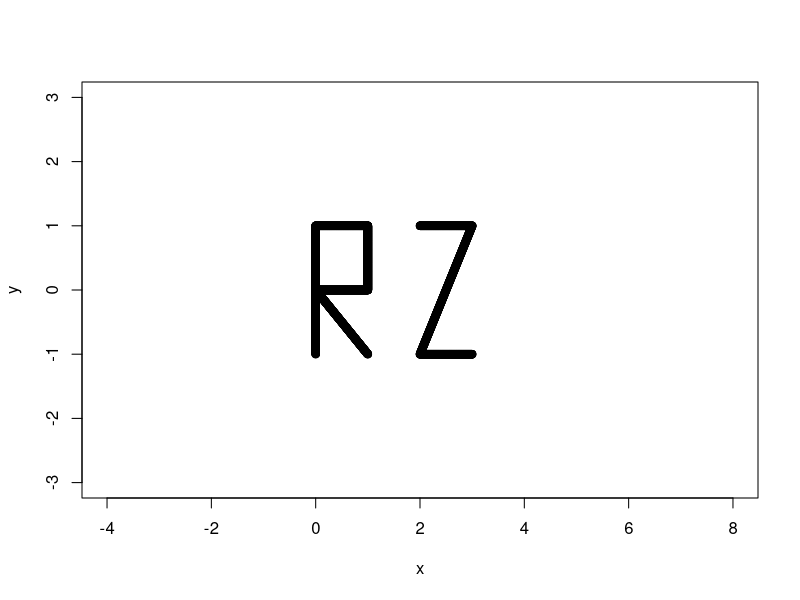
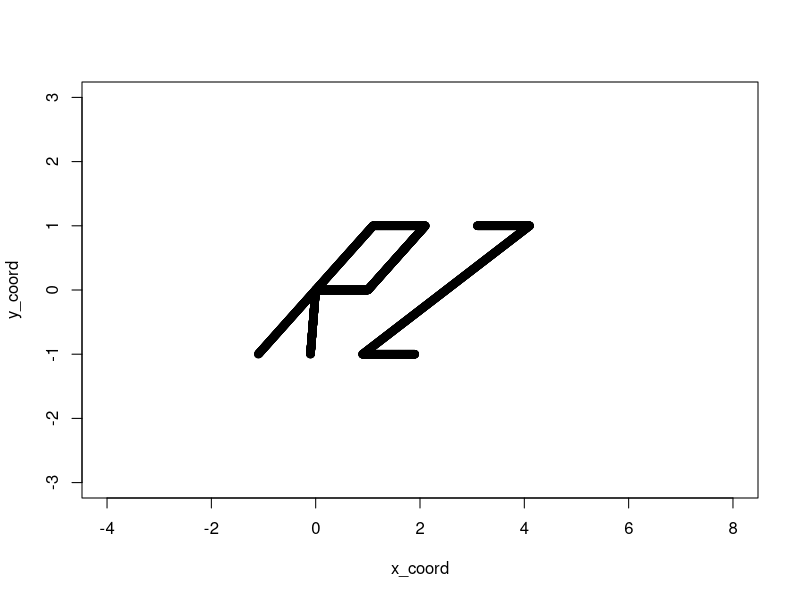
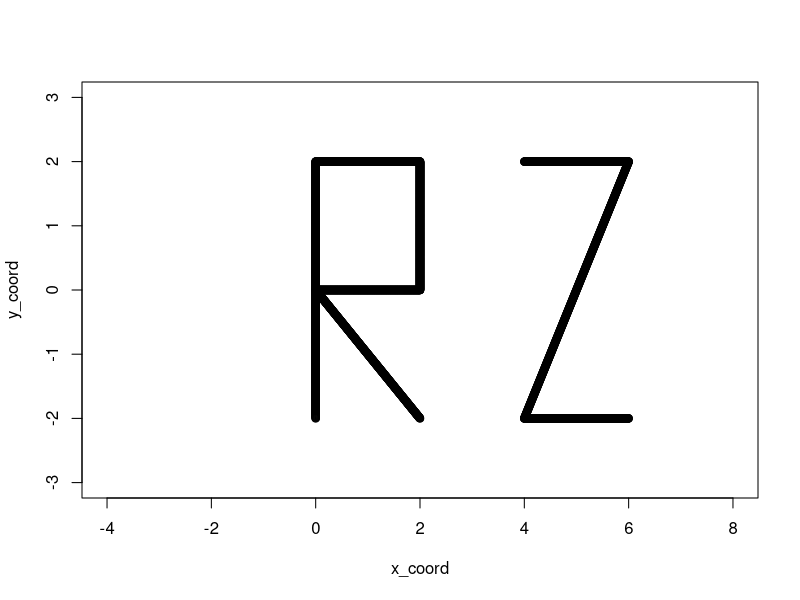
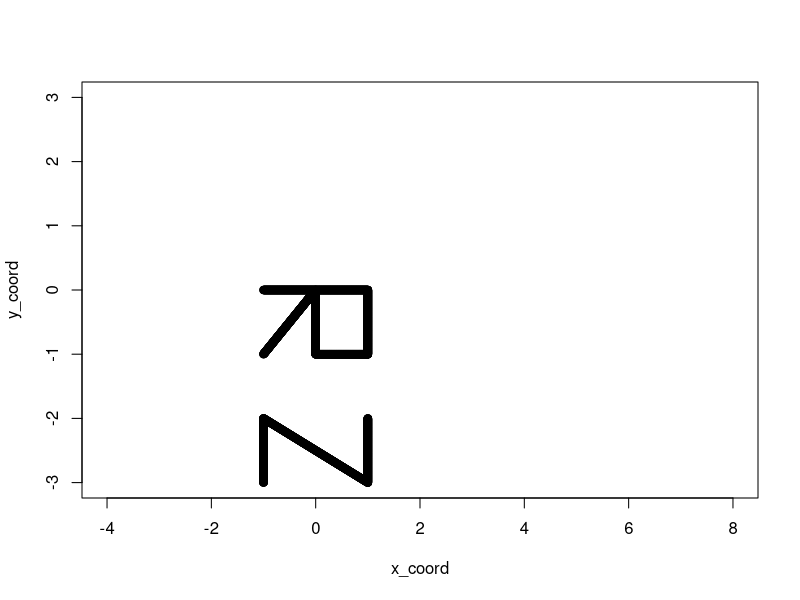
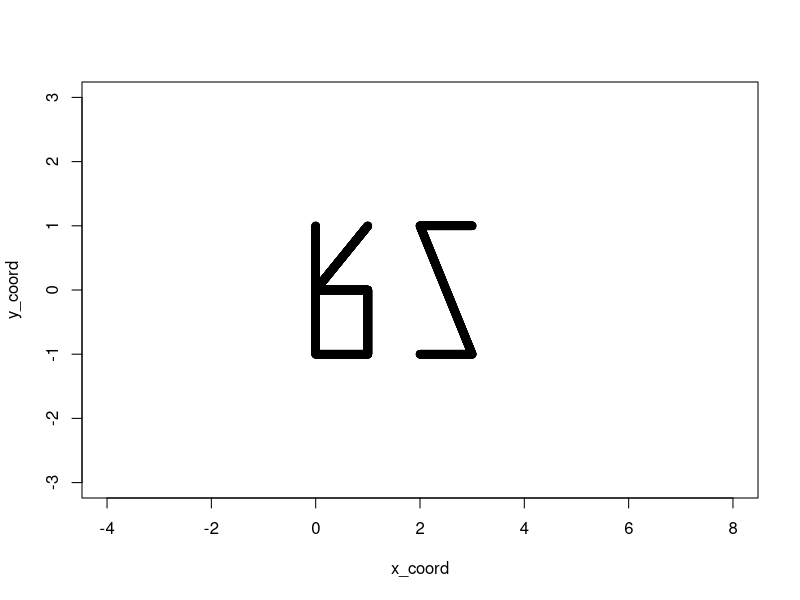

Generate these figures, in order, with R:
## ---- chunk 1
plotTransformation = function(m,X,Y){
  x_coord = c()
  y_coord = c()
  for (i in seq(length(X))){
    coord_m = matrix(c(X[i],Y[i]),nrow=2,ncol=1)
    new_coord = m %*% coord_m
    x_coord = append(x_coord,new_coord[1])
    y_coord = append(y_coord,new_coord[2])
  
  }
  plot(y_coord~x_coord,xlim=c(-4,8), ylim=c(-3,3))
}


shear = function(X,Y,X_shear=0,Y_shear=0){
  shear_m = matrix(c(1,Y_shear, X_shear,1),nrow =2,ncol = 2)
  plotTransformation(shear_m,X,Y)
}


scaling = function(X,Y,X_scale = 1, Y_scale = 1){
  scale_m = matrix(c(X_scale,0,0,Y_scale),nrow=2,ncol=2)
  plotTransformation(scale_m,X,Y)
}


rotation = function(X,Y,angle = 0){
  rotate_m = matrix(c(cos(angle),-sin(angle),sin(angle),cos(angle)),
    nrow=2,ncol=2)
  plotTransformation(rotate_m,X,Y)
}


reflectionOverXAxis= function(X,Y){
  reflection_m = matrix(c(1,0,0,-1),nrow=2,ncol=2)
  plotTransformation(reflection_m,X,Y)
}
## ---- chunk 2
x=c(rep(0,500),seq(0,1,length.out=500),seq(0,1,length.out=500),
    rep(1,500),seq(0,1,length.out=500), seq(2,3,length.out=500),
    seq(2,3,length.out=500),seq(2,3,length.out=500))

y=c(seq(-1,1,length.out=500),rep(1,500),rep(0,500), 
    seq(0,1,length.out=500),seq(0,-1,length.out=500),
    rep(-1,500),seq(-1,1,length.out=500),rep(1,500))
plot(y~x,xlim=c(-4,8), ylim=c(-3,3))
## ---- chunk 3
shear(x,y,1.1)

## ---- chunk 4
scaling(x,y,2,2)
## ---- chunk 5
angle = pi/2
rotation(x,y, angle)
## ---- chunk 6
reflectionOverXAxis(x,y)
